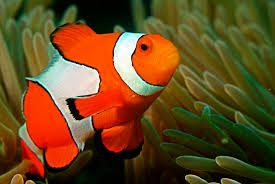
#> input picture nemo0.jpg, 275 x 184 px
$ jupyter execute --allow-errors 'interactive-color-image-segmentation(LP).ipynb'   (shell and % lines are left out)
#> lines starting #> are read from the running program, lines starting #| are printed output that depends on the picture
https://www.analyticsvidhya.com/blog/2019/04/introduction-image-segmentation-techniques-python/

### README
This is a notebook intended for studying a paper 'Interactive color image segmantation with linear programming' by Hongdong Li et al.

### Summary

Image Segmentation
Describes a linear programming approach for segmenting a color image into multiple regions, leading to lower computational complexity. Convex optimization.
Inspired by semi-definite programming (SDP) algorithm but better.

Interactive image segmentation.

This paper uses color. (extent to texture is suggested)

How is it compared to Graph cut? It said method mentioned in the paper is more flexible? Not sure what flexibility is.

We need scribbles as prior knwoledge, our method is an instance of semi-supervised learning or transductive learning.

### About the formula
Color image segmentation is usually based on certain optimization criterion, according to the color measurement, and the spatial continuity of neighboring pixel's labels.

In the work, these two properties are captured by a two-term MRF(Markov Random Field) energy which serves as the objective function to be optimized (minimized).

$$ E(I) = \sum_i C_i(I_i) + \sum_{<i,j>} V_{ij}(I_i, I_j) $$

$C_i(I_i)$ probably captures one of the properties of color.

We want to develop a globally optimal full-resolution all-pixel-wise color image segmentation algorithm.

Data-term: sums over all pixels, capturing color consistency

Separation-term: sums over all pairwise neighborhood term, describing the MRf neighborhood dependency.

We convert the RGB color image into the CIE-Lab space in that it is more close to human's color perception.

compute associate feature vector for each pixel.

$I_i$ : notation for feature vector. In this paper, it would mean color value at pixel i.

This feature vector is used to characterize local properties of the pixel. e.g., intensity, chromaticity, and texture

However, for simplicity, we directly use the color values of the central pixel under consideration and of its 4-neighboring pixels. It forms 15-dimensional feature vector.

$ x_{ia} =1 $ if pixel i belongs to class a

With the introduction to notation indicating vector $x_i$, we can transform the equation into,

$$ E(I) = \sum_{i}^{MN} \sum_{a}^{k} C_i(a)x_{ia} + \sum_{<i,j>} \sum_{a=1}^k \sum_{b=1}^k V_{ij}(a,b)x_{ia}x_{jb} $$

Our observation is that under mild condition, we can replace the second term in Eq2 which is quadratic with a linear term.

$$ E(I) = \sum_{i=1}^{MN} \sum_{a=1}^{k} C_i(a)x_{ia} + \sum_{<i,j>} \sum_{a=1}^k w_{ij} |x_{ia} - x_{ja}| $$

We assume that we have already k prototype color featur vectors to represent each the pixel-class.

$$ E(I) = \sum_{i=1}^{MN} \sum_{a=1}^{k} (I_i - μ_a)x_{ia} + \sum_{<i,j>} \sum_{a=1}^k w_{ij} |x_{ia} - x_{ja}| $$

[cell 1]
from skimage import color # for CIELab conversion
import numpy as np
import matplotlib.pyplot as plt
from scipy import ndimage

[cell 2]
image = plt.imread('nemo0.jpg')
#> image is the input picture: shape (184, 275, 3); mean R, G, B 103, 72.3, 30.5
print(image.shape)
#| (184, 275, 3)
# plt.imshow(image)
cie_img = color.rgb2lab(image)
#> cie_img: shape (184, 275, 3) float64; mean of channels 0, 1, 2 34.7, 7, 29.4
plt.imshow(((cie_img + [0, 128, 128]) / [100, 255, 255]))
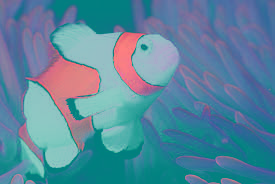
#> shown: shape (184, 275, 3) float64; mean R, G, B 0.347, 0.53, 0.617


$ run again, with nemo1.jpg copied over nemo0.jpg
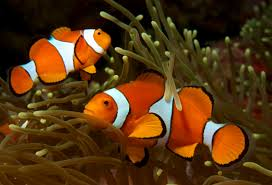
#> input picture nemo1.jpg, 272 x 185 px
#> image is the input picture: shape (185, 272, 3); mean R, G, B 84.9, 51.9, 18.7
#| (185, 272, 3)
#> cie_img: shape (185, 272, 3) float64; mean of channels 0, 1, 2 24.9, 11.1, 23.8
#> `[cell 2] image = plt.imread('nemo0.jpg') print(image.shape)`:
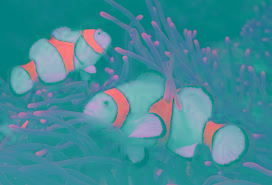
#> shown: shape (185, 272, 3) float64; mean R, G, B 0.249, 0.545, 0.595
